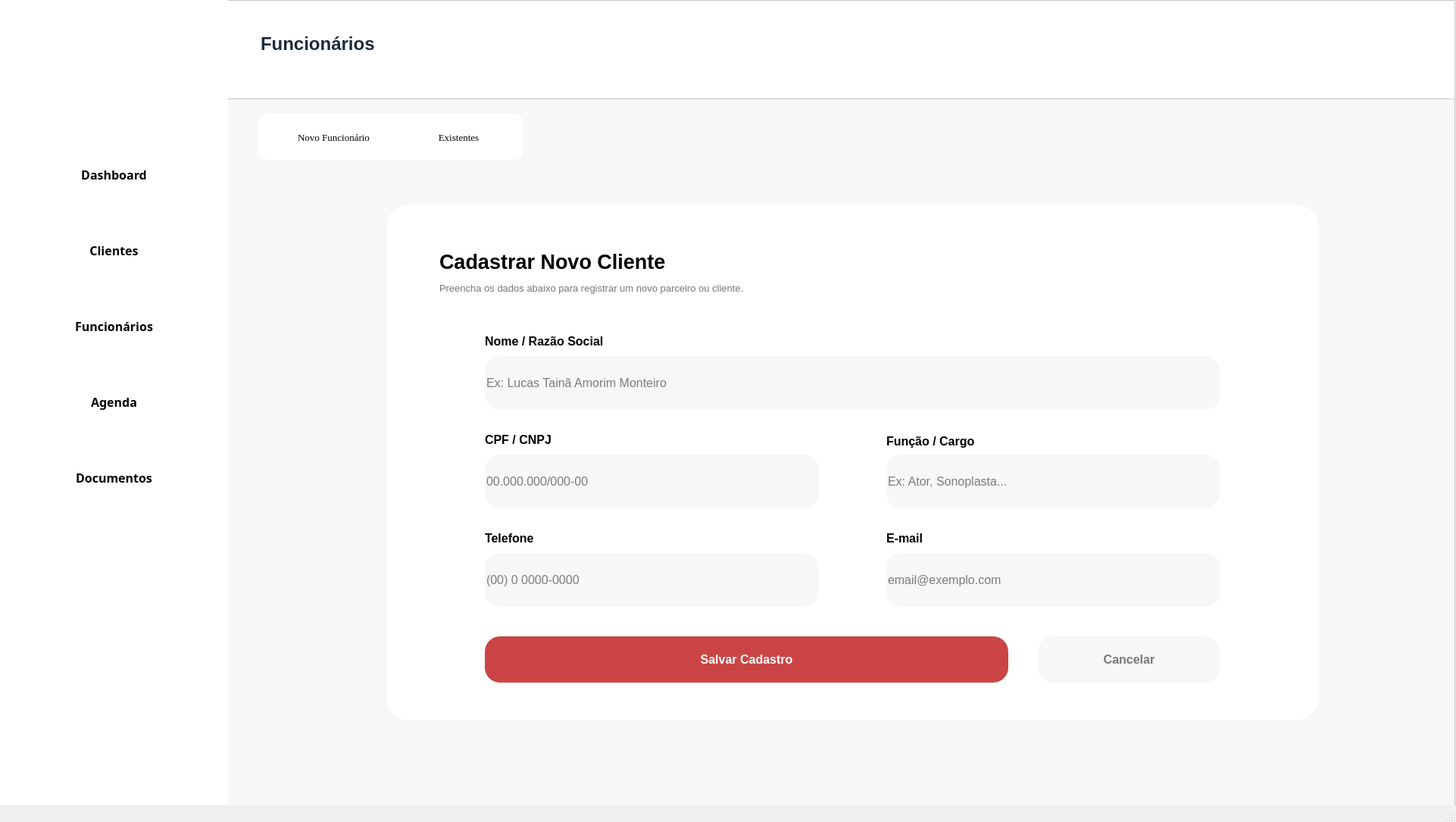
<?xml version="1.0" encoding="UTF-8"?>
<ui version="4.0">
 <class>MainWindow</class>
 <widget class="QMainWindow" name="MainWindow">
  <property name="geometry">
   <rect>
    <x>0</x>
    <y>0</y>
    <width>1922</width>
    <height>1085</height>
   </rect>
  </property>
  <property name="windowTitle">
   <string>MainWindow</string>
  </property>
  <widget class="QWidget" name="centralwidget">
   <widget class="QFrame" name="main_window_funcionario">
    <property name="geometry">
     <rect>
      <x>300</x>
      <y>130</y>
      <width>1621</width>
      <height>951</height>
     </rect>
    </property>
    <property name="toolTip">
     <string/>
    </property>
    <property name="styleSheet">
     <string notr="true">background-color: rgb(247, 247, 247);
</string>
    </property>
    <property name="frameShape">
     <enum>QFrame::StyledPanel</enum>
    </property>
    <property name="frameShadow">
     <enum>QFrame::Raised</enum>
    </property>
    <widget class="QFrame" name="frame_4">
     <property name="geometry">
      <rect>
       <x>40</x>
       <y>20</y>
       <width>351</width>
       <height>61</height>
      </rect>
     </property>
     <property name="styleSheet">
      <string notr="true">background-color: white;
border-radius: 14px;</string>
     </property>
     <property name="frameShape">
      <enum>QFrame::StyledPanel</enum>
     </property>
     <property name="frameShadow">
      <enum>QFrame::Raised</enum>
     </property>
     <widget class="QPushButton" name="pushButton_2">
      <property name="geometry">
       <rect>
        <x>200</x>
        <y>11</y>
        <width>131</width>
        <height>41</height>
       </rect>
      </property>
      <property name="font">
       <font>
        <family>Georgia</family>
        <pointsize>10</pointsize>
       </font>
      </property>
      <property name="text">
       <string>Existentes</string>
      </property>
      <property name="icon">
       <iconset>
        <normaloff>../Source/utilizador.png</normaloff>../Source/utilizador.png</iconset>
      </property>
      <property name="iconSize">
       <size>
        <width>20</width>
        <height>20</height>
       </size>
      </property>
     </widget>
     <widget class="QPushButton" name="pushButton">
      <property name="geometry">
       <rect>
        <x>20</x>
        <y>11</y>
        <width>161</width>
        <height>41</height>
       </rect>
      </property>
      <property name="font">
       <font>
        <family>Georgia</family>
        <pointsize>10</pointsize>
       </font>
      </property>
      <property name="text">
       <string>Novo Funcionário</string>
      </property>
      <property name="icon">
       <iconset>
        <normaloff>../Source/botao-adicionar.png</normaloff>../Source/botao-adicionar.png</iconset>
      </property>
      <property name="iconSize">
       <size>
        <width>20</width>
        <height>20</height>
       </size>
      </property>
     </widget>
    </widget>
    <widget class="QFrame" name="Frame_Cliente">
     <property name="geometry">
      <rect>
       <x>210</x>
       <y>140</y>
       <width>1231</width>
       <height>681</height>
      </rect>
     </property>
     <property name="layoutDirection">
      <enum>Qt::RightToLeft</enum>
     </property>
     <property name="styleSheet">
      <string notr="true">#Frame_Cliente {
	background-color: white;
    border-radius: 30%;
	padding: 8px;
}
</string>
     </property>
     <property name="frameShape">
      <enum>QFrame::StyledPanel</enum>
     </property>
     <property name="frameShadow">
      <enum>QFrame::Raised</enum>
     </property>
     <widget class="QLabel" name="label">
      <property name="geometry">
       <rect>
        <x>70</x>
        <y>40</y>
        <width>451</width>
        <height>71</height>
       </rect>
      </property>
      <property name="font">
       <font>
        <pointsize>20</pointsize>
        <weight>75</weight>
        <bold>true</bold>
       </font>
      </property>
      <property name="styleSheet">
       <string notr="true">background-color: transparent;</string>
      </property>
      <property name="text">
       <string>Cadastrar Novo Cliente</string>
      </property>
     </widget>
     <widget class="QLabel" name="label_2">
      <property name="geometry">
       <rect>
        <x>70</x>
        <y>100</y>
        <width>521</width>
        <height>21</height>
       </rect>
      </property>
      <property name="font">
       <font>
        <pointsize>10</pointsize>
        <weight>50</weight>
        <bold>false</bold>
       </font>
      </property>
      <property name="styleSheet">
       <string notr="true">background-color: transparent;
color: rgb(118, 118, 118);</string>
      </property>
      <property name="text">
       <string>Preencha os dados abaixo para registrar um novo parceiro ou cliente.</string>
      </property>
     </widget>
     <widget class="QLineEdit" name="lineEdit_1">
      <property name="geometry">
       <rect>
        <x>130</x>
        <y>200</y>
        <width>971</width>
        <height>71</height>
       </rect>
      </property>
      <property name="font">
       <font>
        <pointsize>12</pointsize>
        <weight>50</weight>
        <bold>false</bold>
       </font>
      </property>
      <property name="styleSheet">
       <string notr="true">background-color: rgb(247, 247, 247);
border-radius: 20px;
border-color:rgb(202, 202, 202);</string>
      </property>
      <property name="text">
       <string/>
      </property>
      <property name="cursorPosition">
       <number>0</number>
      </property>
      <property name="readOnly">
       <bool>false</bool>
      </property>
      <property name="placeholderText">
       <string notr="true">Ex: Lucas Tainã Amorim Monteiro</string>
      </property>
      <property name="clearButtonEnabled">
       <bool>false</bool>
      </property>
     </widget>
     <widget class="QLineEdit" name="lineEdit_4">
      <property name="geometry">
       <rect>
        <x>130</x>
        <y>460</y>
        <width>441</width>
        <height>71</height>
       </rect>
      </property>
      <property name="font">
       <font>
        <pointsize>12</pointsize>
        <weight>50</weight>
        <bold>false</bold>
       </font>
      </property>
      <property name="styleSheet">
       <string notr="true">background-color: rgb(247, 247, 247);
border-radius: 20px;
border-color:rgb(202, 202, 202);</string>
      </property>
      <property name="text">
       <string/>
      </property>
      <property name="placeholderText">
       <string>(00) 0 0000-0000</string>
      </property>
     </widget>
     <widget class="QLineEdit" name="lineEdit_2">
      <property name="geometry">
       <rect>
        <x>130</x>
        <y>330</y>
        <width>441</width>
        <height>71</height>
       </rect>
      </property>
      <property name="font">
       <font>
        <pointsize>12</pointsize>
        <weight>50</weight>
        <bold>false</bold>
       </font>
      </property>
      <property name="styleSheet">
       <string notr="true">background-color: rgb(247, 247, 247);
border-radius: 20px;
border-color:rgb(202, 202, 202);</string>
      </property>
      <property name="text">
       <string/>
      </property>
      <property name="placeholderText">
       <string>00.000.000/000-00</string>
      </property>
     </widget>
     <widget class="QLineEdit" name="lineEdit_3">
      <property name="geometry">
       <rect>
        <x>660</x>
        <y>330</y>
        <width>441</width>
        <height>71</height>
       </rect>
      </property>
      <property name="font">
       <font>
        <pointsize>12</pointsize>
        <weight>50</weight>
        <bold>false</bold>
       </font>
      </property>
      <property name="styleSheet">
       <string notr="true">background-color: rgb(247, 247, 247);
border-radius: 20px;
border-color:rgb(202, 202, 202);</string>
      </property>
      <property name="text">
       <string/>
      </property>
      <property name="placeholderText">
       <string>Ex: Ator, Sonoplasta...</string>
      </property>
     </widget>
     <widget class="QLabel" name="label_3">
      <property name="geometry">
       <rect>
        <x>130</x>
        <y>170</y>
        <width>231</width>
        <height>21</height>
       </rect>
      </property>
      <property name="font">
       <font>
        <pointsize>12</pointsize>
        <weight>75</weight>
        <bold>true</bold>
       </font>
      </property>
      <property name="styleSheet">
       <string notr="true">background-color: transparent;</string>
      </property>
      <property name="text">
       <string>Nome / Razão Social</string>
      </property>
     </widget>
     <widget class="QLabel" name="label_4">
      <property name="geometry">
       <rect>
        <x>130</x>
        <y>300</y>
        <width>121</width>
        <height>21</height>
       </rect>
      </property>
      <property name="font">
       <font>
        <pointsize>12</pointsize>
        <weight>75</weight>
        <bold>true</bold>
       </font>
      </property>
      <property name="styleSheet">
       <string notr="true">background-color: transparent;</string>
      </property>
      <property name="text">
       <string>CPF / CNPJ</string>
      </property>
     </widget>
     <widget class="QLabel" name="label_5">
      <property name="geometry">
       <rect>
        <x>660</x>
        <y>300</y>
        <width>161</width>
        <height>25</height>
       </rect>
      </property>
      <property name="font">
       <font>
        <pointsize>12</pointsize>
        <weight>75</weight>
        <bold>true</bold>
       </font>
      </property>
      <property name="styleSheet">
       <string notr="true">background-color: transparent;</string>
      </property>
      <property name="text">
       <string>Função / Cargo</string>
      </property>
     </widget>
     <widget class="QLabel" name="label_7">
      <property name="geometry">
       <rect>
        <x>130</x>
        <y>430</y>
        <width>91</width>
        <height>21</height>
       </rect>
      </property>
      <property name="font">
       <font>
        <pointsize>12</pointsize>
        <weight>75</weight>
        <bold>true</bold>
       </font>
      </property>
      <property name="styleSheet">
       <string notr="true">background-color: transparent;</string>
      </property>
      <property name="text">
       <string>Telefone</string>
      </property>
     </widget>
     <widget class="QPushButton" name="pushButton_3">
      <property name="geometry">
       <rect>
        <x>130</x>
        <y>570</y>
        <width>691</width>
        <height>61</height>
       </rect>
      </property>
      <property name="font">
       <font>
        <pointsize>12</pointsize>
        <weight>75</weight>
        <bold>true</bold>
       </font>
      </property>
      <property name="cursor">
       <cursorShape>PointingHandCursor</cursorShape>
      </property>
      <property name="styleSheet">
       <string notr="true">background-color: rgb(202, 68, 69);
color: white;
border-radius: 20px</string>
      </property>
      <property name="text">
       <string>Salvar Cadastro</string>
      </property>
     </widget>
     <widget class="QPushButton" name="pushButton_4">
      <property name="geometry">
       <rect>
        <x>860</x>
        <y>570</y>
        <width>241</width>
        <height>61</height>
       </rect>
      </property>
      <property name="font">
       <font>
        <pointsize>12</pointsize>
        <weight>75</weight>
        <bold>true</bold>
       </font>
      </property>
      <property name="cursor">
       <cursorShape>PointingHandCursor</cursorShape>
      </property>
      <property name="styleSheet">
       <string notr="true">border-radius: 20px;
background-color: rgb(247, 247, 247);
color: rgb(118, 118, 118);</string>
      </property>
      <property name="text">
       <string>Cancelar</string>
      </property>
     </widget>
     <widget class="QLineEdit" name="lineEdit_5">
      <property name="geometry">
       <rect>
        <x>660</x>
        <y>460</y>
        <width>441</width>
        <height>71</height>
       </rect>
      </property>
      <property name="font">
       <font>
        <pointsize>12</pointsize>
        <weight>50</weight>
        <bold>false</bold>
       </font>
      </property>
      <property name="styleSheet">
       <string notr="true">background-color: rgb(247, 247, 247);
border-radius: 20px;
border-color:rgb(202, 202, 202);</string>
      </property>
      <property name="text">
       <string/>
      </property>
      <property name="placeholderText">
       <string>email@exemplo.com</string>
      </property>
     </widget>
     <widget class="QLabel" name="label_8">
      <property name="geometry">
       <rect>
        <x>660</x>
        <y>430</y>
        <width>91</width>
        <height>21</height>
       </rect>
      </property>
      <property name="font">
       <font>
        <pointsize>12</pointsize>
        <weight>75</weight>
        <bold>true</bold>
       </font>
      </property>
      <property name="styleSheet">
       <string notr="true">background-color: transparent;</string>
      </property>
      <property name="text">
       <string>E-mail</string>
      </property>
     </widget>
    </widget>
   </widget>
   <widget class="QFrame" name="frame_2">
    <property name="geometry">
     <rect>
      <x>0</x>
      <y>0</y>
      <width>1921</width>
      <height>131</height>
     </rect>
    </property>
    <property name="styleSheet">
     <string notr="true">background-color: rgb(255,255,255);</string>
    </property>
    <property name="frameShape">
     <enum>QFrame::StyledPanel</enum>
    </property>
    <property name="frameShadow">
     <enum>QFrame::Raised</enum>
    </property>
    <widget class="QTextBrowser" name="textBrowser_2">
     <property name="geometry">
      <rect>
       <x>340</x>
       <y>40</y>
       <width>256</width>
       <height>51</height>
      </rect>
     </property>
     <property name="autoFillBackground">
      <bool>false</bool>
     </property>
     <property name="styleSheet">
      <string notr="true">border: 0px;
color:rgb(29, 41, 61);</string>
     </property>
     <property name="html">
      <string>&lt;!DOCTYPE HTML PUBLIC &quot;-//W3C//DTD HTML 4.0//EN&quot; &quot;http://www.w3.org/TR/REC-html40/strict.dtd&quot;&gt;
&lt;html&gt;&lt;head&gt;&lt;meta name=&quot;qrichtext&quot; content=&quot;1&quot; /&gt;&lt;style type=&quot;text/css&quot;&gt;
p, li { white-space: pre-wrap; }
&lt;/style&gt;&lt;/head&gt;&lt;body style=&quot; font-family:'MS Shell Dlg 2'; font-size:7.8pt; font-weight:400; font-style:normal;&quot;&gt;
&lt;p style=&quot; margin-top:0px; margin-bottom:0px; margin-left:0px; margin-right:0px; -qt-block-indent:0; text-indent:0px;&quot;&gt;&lt;span style=&quot; font-size:18pt; font-weight:600;&quot;&gt;Funcionários&lt;/span&gt;&lt;/p&gt;&lt;/body&gt;&lt;/html&gt;</string>
     </property>
    </widget>
   </widget>
   <widget class="QFrame" name="menu_lateral">
    <property name="geometry">
     <rect>
      <x>0</x>
      <y>0</y>
      <width>301</width>
      <height>1081</height>
     </rect>
    </property>
    <property name="styleSheet">
     <string notr="true">background-color: rgb(255,255,255);
border: 1px;
box-shadow: 5px 5px 5px;
border-color:  rgb(149, 149, 149);</string>
    </property>
    <widget class="QPushButton" name="btn_abrir_dashboard_menu">
     <property name="geometry">
      <rect>
       <x>20</x>
       <y>200</y>
       <width>261</width>
       <height>61</height>
      </rect>
     </property>
     <property name="font">
      <font>
       <family>Segoe UI Semibold</family>
       <pointsize>12</pointsize>
       <weight>75</weight>
       <bold>true</bold>
      </font>
     </property>
     <property name="cursor">
      <cursorShape>PointingHandCursor</cursorShape>
     </property>
     <property name="layoutDirection">
      <enum>Qt::LeftToRight</enum>
     </property>
     <property name="styleSheet">
      <string notr="true">text-align: left;
color: rgb(139, 139, 139);
padding-left: 10px;
border-radius:10px;
hover-color {
	background-color:rgb(254, 242, 242 solid);
	color:rgb(159, 7, 18);
}</string>
     </property>
     <property name="text">
      <string>Dashboard</string>
     </property>
     <property name="icon">
      <iconset>
       <normaloff>../Source/dashboard.png</normaloff>../Source/dashboard.png</iconset>
     </property>
     <property name="iconSize">
      <size>
       <width>50</width>
       <height>50</height>
      </size>
     </property>
    </widget>
    <widget class="QPushButton" name="btn_abrir_cliente_menu">
     <property name="geometry">
      <rect>
       <x>20</x>
       <y>300</y>
       <width>261</width>
       <height>61</height>
      </rect>
     </property>
     <property name="font">
      <font>
       <family>Segoe UI Semibold</family>
       <pointsize>12</pointsize>
       <weight>75</weight>
       <bold>true</bold>
      </font>
     </property>
     <property name="cursor">
      <cursorShape>PointingHandCursor</cursorShape>
     </property>
     <property name="styleSheet">
      <string notr="true">text-align: left;
color: rgb(139, 139, 139);
padding-left: 10px;
border-radius:10px;
hover-color {
	background-color:rgb(254, 242, 242 solid);
	color:rgb(159, 7, 18);
}</string>
     </property>
     <property name="text">
      <string>Clientes</string>
     </property>
     <property name="icon">
      <iconset>
       <normaloff>../Source/cliente.png</normaloff>../Source/cliente.png</iconset>
     </property>
     <property name="iconSize">
      <size>
       <width>40</width>
       <height>40</height>
      </size>
     </property>
    </widget>
    <widget class="QPushButton" name="btn_abrir_funcionario_menu">
     <property name="geometry">
      <rect>
       <x>20</x>
       <y>400</y>
       <width>261</width>
       <height>61</height>
      </rect>
     </property>
     <property name="font">
      <font>
       <family>Segoe UI Semibold</family>
       <pointsize>12</pointsize>
       <weight>75</weight>
       <bold>true</bold>
      </font>
     </property>
     <property name="cursor">
      <cursorShape>PointingHandCursor</cursorShape>
     </property>
     <property name="styleSheet">
      <string notr="true">text-align: left;
color: rgb(139, 139, 139);
padding-left: 10px;
border-radius:10px;
hover-color {
	background-color:rgb(254, 242, 242 solid);
	color:rgb(159, 7, 18);
}</string>
     </property>
     <property name="text">
      <string>Funcionários</string>
     </property>
     <property name="icon">
      <iconset>
       <normaloff>../Source/funcionarios.png</normaloff>../Source/funcionarios.png</iconset>
     </property>
     <property name="iconSize">
      <size>
       <width>40</width>
       <height>40</height>
      </size>
     </property>
    </widget>
    <widget class="QPushButton" name="btn_abrir_agenda_menu">
     <property name="geometry">
      <rect>
       <x>20</x>
       <y>500</y>
       <width>261</width>
       <height>61</height>
      </rect>
     </property>
     <property name="font">
      <font>
       <family>Segoe UI Semibold</family>
       <pointsize>12</pointsize>
       <weight>75</weight>
       <bold>true</bold>
      </font>
     </property>
     <property name="cursor">
      <cursorShape>PointingHandCursor</cursorShape>
     </property>
     <property name="styleSheet">
      <string notr="true">text-align: left;
color: rgb(139, 139, 139);
padding-left: 10px;
border-radius:10px;
hover-color {
	background-color:rgb(254, 242, 242 solid);
	color:rgb(159, 7, 18);
}</string>
     </property>
     <property name="text">
      <string>Agenda</string>
     </property>
     <property name="icon">
      <iconset>
       <normaloff>../Source/agenda.png</normaloff>../Source/agenda.png</iconset>
     </property>
     <property name="iconSize">
      <size>
       <width>50</width>
       <height>50</height>
      </size>
     </property>
    </widget>
    <widget class="QPushButton" name="btn_abrir_documento_menu">
     <property name="geometry">
      <rect>
       <x>20</x>
       <y>600</y>
       <width>261</width>
       <height>61</height>
      </rect>
     </property>
     <property name="font">
      <font>
       <family>Segoe UI Semibold</family>
       <pointsize>12</pointsize>
       <weight>75</weight>
       <bold>true</bold>
      </font>
     </property>
     <property name="cursor">
      <cursorShape>PointingHandCursor</cursorShape>
     </property>
     <property name="styleSheet">
      <string notr="true">text-align: left;
color: rgb(139, 139, 139);
padding-left: 10px;
border-radius:10px;
hover-color {
	background-color:rgb(254, 242, 242 solid);
	color:rgb(159, 7, 18);
}</string>
     </property>
     <property name="text">
      <string>Documentos</string>
     </property>
     <property name="icon">
      <iconset>
       <normaloff>../Source/documentos.png</normaloff>../Source/documentos.png</iconset>
     </property>
     <property name="iconSize">
      <size>
       <width>50</width>
       <height>50</height>
      </size>
     </property>
    </widget>
    <widget class="QLabel" name="logo">
     <property name="geometry">
      <rect>
       <x>40</x>
       <y>10</y>
       <width>191</width>
       <height>181</height>
      </rect>
     </property>
     <property name="text">
      <string notr="true"/>
     </property>
     <property name="pixmap">
      <pixmap>../Source/Cenicos.jpg</pixmap>
     </property>
     <property name="scaledContents">
      <bool>true</bool>
     </property>
    </widget>
   </widget>
  </widget>
  <widget class="QStatusBar" name="statusbar"/>
 </widget>
 <resources/>
 <connections/>
</ui>
